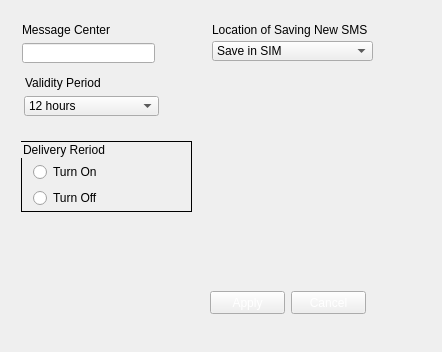
<?xml version="1.0" encoding="UTF-8"?>
<ui version="4.0">
 <class>Form</class>
 <widget class="QWidget" name="Form">
  <property name="geometry">
   <rect>
    <x>0</x>
    <y>0</y>
    <width>442</width>
    <height>352</height>
   </rect>
  </property>
  <property name="windowTitle">
   <string>Form</string>
  </property>
  <property name="styleSheet">
   <string notr="true">QWidget{ 
border-image:url(Skin/1datamainback.png);

}</string>
  </property>
  <layout class="QGridLayout" name="gridLayout_3">
   <item row="0" column="0">
    <widget class="QWidget" name="widgetConnectSetting" native="true">
     <property name="styleSheet">
      <string notr="true">QPushButton{ 
border-image:url(Skin/SmallChangeableButton_1.png);
	color: rgb(255, 255, 255);
}
QPushButton:pressed{ 
border-image:url(Skin/SmallChangeableButton_3.png);
}
QPushButton:hover{
border-image:url(Skin/SmallChangeableButton_3.png);
	color: rgb(0, 0, 0);
}
QPushButton:disabled{
border-image:url(Skin/SmallChangeableButton_2.png);
	color: rgb(0, 0, 0);
}</string>
     </property>
     <widget class="QWidget" name="widget" native="true">
      <property name="geometry">
       <rect>
        <x>9</x>
        <y>60</y>
        <width>374</width>
        <height>151</height>
       </rect>
      </property>
      <property name="styleSheet">
       <string notr="true"/>
      </property>
      <widget class="QGroupBox" name="groupBoxDeliveryReriod">
       <property name="geometry">
        <rect>
         <x>1</x>
         <y>70</y>
         <width>171</width>
         <height>71</height>
        </rect>
       </property>
       <property name="minimumSize">
        <size>
         <width>125</width>
         <height>0</height>
        </size>
       </property>
       <property name="styleSheet">
        <string notr="true">QGroupBox
{
    border:1px Solid black;
	color:rgb(0, 0, 0);
}
</string>
       </property>
       <property name="title">
        <string>Delivery Reriod</string>
       </property>
       <widget class="QRadioButton" name="radioButtonTurnOff">
        <property name="geometry">
         <rect>
          <x>12</x>
          <y>49</y>
          <width>71</width>
          <height>16</height>
         </rect>
        </property>
        <property name="styleSheet">
         <string notr="true">QRadioButton#radioButtonTurnOff
{
	
	color: rgb(0, 0, 0);
}</string>
        </property>
        <property name="text">
         <string>Turn Off</string>
        </property>
       </widget>
       <widget class="QRadioButton" name="radioButtonTurnOn">
        <property name="geometry">
         <rect>
          <x>12</x>
          <y>23</y>
          <width>65</width>
          <height>16</height>
         </rect>
        </property>
        <property name="styleSheet">
         <string notr="true">QRadioButton#radioButtonTurnOn
{
color: rgb(0, 0, 0);
}</string>
        </property>
        <property name="text">
         <string>Turn On</string>
        </property>
       </widget>
      </widget>
      <widget class="QComboBox" name="comboBoxSmsPeriod">
       <property name="geometry">
        <rect>
         <x>4</x>
         <y>25</y>
         <width>135</width>
         <height>20</height>
        </rect>
       </property>
       <property name="styleSheet">
        <string notr="true"/>
       </property>
       <item>
        <property name="text">
         <string>12 hours</string>
        </property>
       </item>
       <item>
        <property name="text">
         <string>1 day</string>
        </property>
       </item>
       <item>
        <property name="text">
         <string>1 week</string>
        </property>
       </item>
       <item>
        <property name="text">
         <string>The longest period</string>
        </property>
       </item>
      </widget>
      <widget class="QLabel" name="labelValidityPeriod">
       <property name="geometry">
        <rect>
         <x>5</x>
         <y>4</y>
         <width>150</width>
         <height>16</height>
        </rect>
       </property>
       <property name="maximumSize">
        <size>
         <width>150</width>
         <height>20</height>
        </size>
       </property>
       <property name="styleSheet">
        <string notr="true">QLabel#labelValidityPeriod
{
color: rgb(0, 0, 0);
}</string>
       </property>
       <property name="text">
        <string>Validity Period</string>
       </property>
      </widget>
     </widget>
     <widget class="QPushButton" name="pushButtonApply">
      <property name="enabled">
       <bool>true</bool>
      </property>
      <property name="geometry">
       <rect>
        <x>199</x>
        <y>280</y>
        <width>75</width>
        <height>23</height>
       </rect>
      </property>
      <property name="minimumSize">
       <size>
        <width>75</width>
        <height>23</height>
       </size>
      </property>
      <property name="maximumSize">
       <size>
        <width>75</width>
        <height>23</height>
       </size>
      </property>
      <property name="cursor">
       <cursorShape>PointingHandCursor</cursorShape>
      </property>
      <property name="styleSheet">
       <string notr="true"/>
      </property>
      <property name="text">
       <string>Apply</string>
      </property>
     </widget>
     <widget class="QPushButton" name="pushButtonCancel">
      <property name="geometry">
       <rect>
        <x>280</x>
        <y>280</y>
        <width>75</width>
        <height>23</height>
       </rect>
      </property>
      <property name="minimumSize">
       <size>
        <width>75</width>
        <height>23</height>
       </size>
      </property>
      <property name="maximumSize">
       <size>
        <width>75</width>
        <height>23</height>
       </size>
      </property>
      <property name="cursor">
       <cursorShape>PointingHandCursor</cursorShape>
      </property>
      <property name="styleSheet">
       <string notr="true"/>
      </property>
      <property name="text">
       <string>Cancel</string>
      </property>
     </widget>
     <widget class="QLabel" name="labelSavein">
      <property name="geometry">
       <rect>
        <x>201</x>
        <y>11</y>
        <width>211</width>
        <height>16</height>
       </rect>
      </property>
      <property name="styleSheet">
       <string notr="true">QLabel#labelSavein
{
color: rgb(0, 0, 0);
}</string>
      </property>
      <property name="text">
       <string>Location of Saving New SMS</string>
      </property>
     </widget>
     <widget class="QComboBox" name="comboBoxSaveLocation">
      <property name="enabled">
       <bool>true</bool>
      </property>
      <property name="geometry">
       <rect>
        <x>201</x>
        <y>30</y>
        <width>161</width>
        <height>20</height>
       </rect>
      </property>
      <property name="sizePolicy">
       <sizepolicy hsizetype="Expanding" vsizetype="Fixed">
        <horstretch>0</horstretch>
        <verstretch>0</verstretch>
       </sizepolicy>
      </property>
      <property name="editable">
       <bool>false</bool>
      </property>
      <item>
       <property name="text">
        <string>Save in SIM</string>
       </property>
      </item>
      <item>
       <property name="text">
        <string>Save in PC</string>
       </property>
      </item>
     </widget>
     <widget class="QLabel" name="labelMessageCenter">
      <property name="geometry">
       <rect>
        <x>11</x>
        <y>11</y>
        <width>171</width>
        <height>16</height>
       </rect>
      </property>
      <property name="minimumSize">
       <size>
        <width>10</width>
        <height>15</height>
       </size>
      </property>
      <property name="styleSheet">
       <string notr="true">QLabel#labelMessageCenter
{
color: rgb(0, 0, 0);
}</string>
      </property>
      <property name="text">
       <string>Message Center</string>
      </property>
     </widget>
     <widget class="QLineEdit" name="lineEditMessageCenter">
      <property name="enabled">
       <bool>true</bool>
      </property>
      <property name="geometry">
       <rect>
        <x>11</x>
        <y>32</y>
        <width>133</width>
        <height>20</height>
       </rect>
      </property>
      <property name="minimumSize">
       <size>
        <width>0</width>
        <height>0</height>
       </size>
      </property>
      <property name="styleSheet">
       <string notr="true"/>
      </property>
     </widget>
    </widget>
   </item>
  </layout>
 </widget>
 <resources/>
 <connections/>
</ui>
